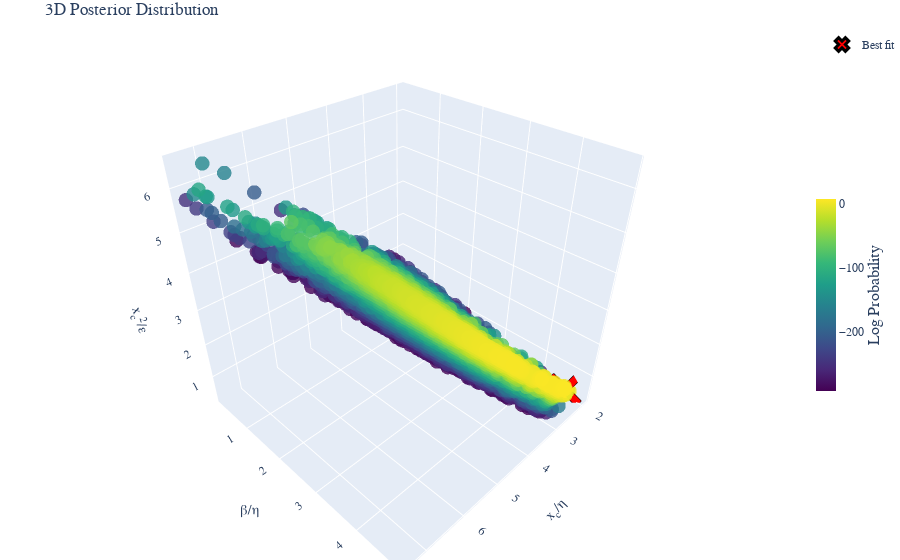

Notebook code cell kept with this figure:
### Code cell
fig =post.plot_posterior3D_interactive([0,1,2],labels=labels_trans, truths=np.log(truths_trans),truth_label="Best fit" )
# Save the figure using matplotlib's savefig instead of plotly's write_image
fig.show()
if SAVE_PRODUCTS:
    # Save the figure as HTML
    html_file_name = config_name+test_str+'_3D_plot'
    if subfolder is not None:
        html_file_name = os.path.join(subfolder, html_file_name)
    html_path = os.path.join(Products_folder, 'html_3d_plots', f'{html_file_name}.html')
    # Create directory if it doesn't exist
    os.makedirs(os.path.dirname(html_path), exist_ok=True)
    fig.write_html(html_path)

### Figure 1 — Plotly figure (JSON) as saved in the notebook; plotly's stock layout.template omitted (floating-point values rounded to 4 significant figures; data arrays with more than 128 entries replaced by an {"elided": "..."} marker saying what was removed)
{"data": [{"marker": {"color": {"elided": "6799 float values"}, "colorbar": {"len": 0.4, "thickness": 20, "title": {"font": {"size": 16}, "side": "right", "text": "Log Probability"}, "x": 1.0, "y": 0.5}, "colorscale": [[0.0, "#440154"], [0.1111, "#482878"], [0.2222, "#3e4989"], [0.3333, "#31688e"], [0.4444, "#26828e"], [0.5556, "#1f9e89"], [0.6667, "#35b779"], [0.7778, "#6ece58"], [0.8889, "#b5de2b"], [1.0, "#fde725"]], "opacity": 0.8, "size": 5}, "mode": "markers", "name": "Posterior", "scene": "scene", "showlegend": false, "type": "scatter3d", "x": {"elided": "6799 float values"}, "y": {"elided": "6799 float values"}, "z": {"elided": "6799 float values"}}, {"marker": {"color": "red", "line": {"color": "black", "width": 3}, "size": 12, "symbol": "x"}, "mode": "markers", "name": "Best fit", "scene": "scene", "showlegend": true, "type": "scatter3d", "x": [2.07], "y": [4.62], "z": [0.4179]}], "layout": {"font": {"family": "Computer Modern"}, "margin": {"b": 0, "l": 0, "r": 0, "t": 30}, "scene": {"aspectmode": "cube", "xaxis": {"exponentformat": "e", "showexponent": "all", "title": {"font": {"size": 14}, "text": "x<sub>c</sub>/η"}}, "yaxis": {"exponentformat": "e", "showexponent": "all", "title": {"font": {"size": 14}, "text": "β/η"}}, "zaxis": {"exponentformat": "e", "showexponent": "all", "title": {"font": {"size": 14}, "text": "x<sub>c</sub><sup>2</sup>/ε"}}}, "title": {"text": "3D Posterior Distribution"}}}
